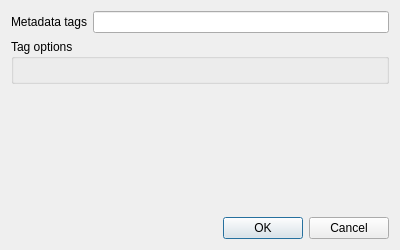
<?xml version="1.0" encoding="UTF-8"?>
<ui version="4.0">
 <class>TagNameEditDialogClass</class>
 <widget class="QDialog" name="TagNameEditDialogClass">
  <property name="windowModality">
   <enum>Qt::ApplicationModal</enum>
  </property>
  <property name="geometry">
   <rect>
    <x>0</x>
    <y>0</y>
    <width>400</width>
    <height>250</height>
   </rect>
  </property>
  <property name="windowTitle">
   <string>Metadata tag name and options</string>
  </property>
  <property name="windowIcon">
   <iconset resource="../analogexif.qrc">
    <normaloff>:/images/icons/film_edit.png</normaloff>:/images/icons/film_edit.png</iconset>
  </property>
  <property name="modal">
   <bool>true</bool>
  </property>
  <layout class="QVBoxLayout" name="verticalLayout_2">
   <item>
    <layout class="QHBoxLayout" name="horizontalLayout">
     <item>
      <widget class="QLabel" name="label">
       <property name="text">
        <string>Metadata tags</string>
       </property>
      </widget>
     </item>
     <item>
      <widget class="QLineEdit" name="tagNamesEdit"/>
     </item>
    </layout>
   </item>
   <item>
    <widget class="QGroupBox" name="optionsBox">
     <property name="title">
      <string>Tag options</string>
     </property>
     <layout class="QVBoxLayout" name="verticalLayout"/>
    </widget>
   </item>
   <item>
    <spacer name="verticalSpacer">
     <property name="orientation">
      <enum>Qt::Vertical</enum>
     </property>
     <property name="sizeHint" stdset="0">
      <size>
       <width>20</width>
       <height>40</height>
      </size>
     </property>
    </spacer>
   </item>
   <item>
    <widget class="QDialogButtonBox" name="buttonBox">
     <property name="standardButtons">
      <set>QDialogButtonBox::Cancel|QDialogButtonBox::Ok</set>
     </property>
    </widget>
   </item>
  </layout>
 </widget>
 <layoutdefault spacing="6" margin="11"/>
 <tabstops>
  <tabstop>tagNamesEdit</tabstop>
  <tabstop>buttonBox</tabstop>
 </tabstops>
 <resources>
  <include location="../analogexif.qrc"/>
 </resources>
 <connections/>
</ui>
